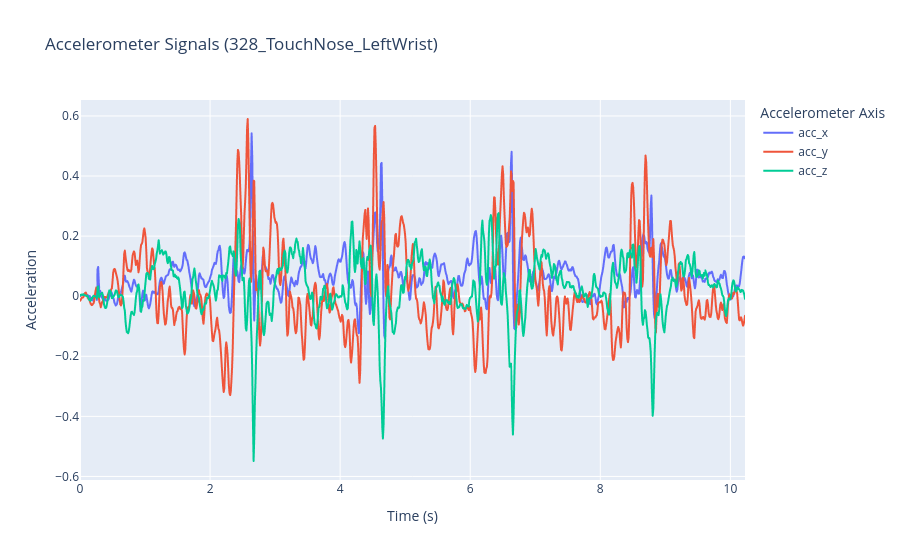

Notebook cell for this chart:
### Markdown cell above
### 6.2 Accelerometer Signal Visualization

The smartwatch accelerometer measures linear acceleration along three orthogonal axes (X, Y, and Z). Visualizing these signals provides an initial understanding of the wrist motion performed during the selected task and allows a qualitative assessment of signal continuity, amplitude, and variability before preprocessing.

### Code cell
fig = px.line(
    signal,
    x="time",
    y=["acc_x", "acc_y", "acc_z"],
    title=f"Accelerometer Signals ({example_file.stem})",
    labels={
        "time": "Time (s)",
        "value": "Acceleration",
        "variable": "Axis"
    }
)

fig.update_layout(
    legend_title="Accelerometer Axis"
)

fig.show()

### Figure 1 — Plotly figure (JSON) as saved in the notebook; plotly's stock layout.template omitted (floating-point values rounded to 4 significant figures; data arrays with more than 128 entries replaced by an {"elided": "..."} marker saying what was removed)
{"data": [{"hovertemplate": "Axis=acc_x<br>Time (s)=%{x}<br>Acceleration=%{y}<extra></extra>", "legendgroup": "acc_x", "line": {"color": "#636efa", "dash": "solid"}, "marker": {"symbol": "circle"}, "mode": "lines", "name": "acc_x", "showlegend": true, "type": "scattergl", "x": {"elided": "1024 float values"}, "xaxis": "x", "y": {"elided": "1024 float values"}, "yaxis": "y"}, {"hovertemplate": "Axis=acc_y<br>Time (s)=%{x}<br>Acceleration=%{y}<extra></extra>", "legendgroup": "acc_y", "line": {"color": "#EF553B", "dash": "solid"}, "marker": {"symbol": "circle"}, "mode": "lines", "name": "acc_y", "showlegend": true, "type": "scattergl", "x": {"elided": "1024 float values"}, "xaxis": "x", "y": {"elided": "1024 float values"}, "yaxis": "y"}, {"hovertemplate": "Axis=acc_z<br>Time (s)=%{x}<br>Acceleration=%{y}<extra></extra>", "legendgroup": "acc_z", "line": {"color": "#00cc96", "dash": "solid"}, "marker": {"symbol": "circle"}, "mode": "lines", "name": "acc_z", "showlegend": true, "type": "scattergl", "x": {"elided": "1024 float values"}, "xaxis": "x", "y": {"elided": "1024 float values"}, "yaxis": "y"}], "layout": {"legend": {"title": {"text": "Accelerometer Axis"}, "tracegroupgap": 0}, "title": {"text": "Accelerometer Signals (328_TouchNose_LeftWrist)"}, "xaxis": {"anchor": "y", "domain": [0, 1], "title": {"text": "Time (s)"}}, "yaxis": {"anchor": "x", "domain": [0, 1], "title": {"text": "Acceleration"}}}}
